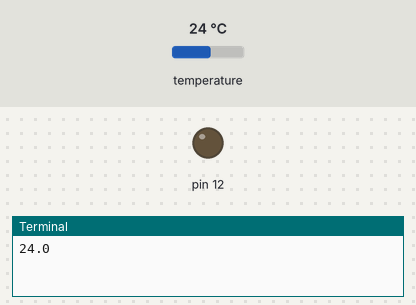
Bench run of a program on a simulated Raspberry Pi (header pin numbers). Parts: output pins drawn as LEDs (lit = HIGH), the last lines printed to the terminal. Inputs (shaded band) come from the test bench; at power-on: temperature 24 °C. Files the program writes start out absent.

Above: at 1.2 s.
1.3 s: temperature set to 24.6 °C
3.4 s: temperature set to 25.9 °C
At 7.1 s:
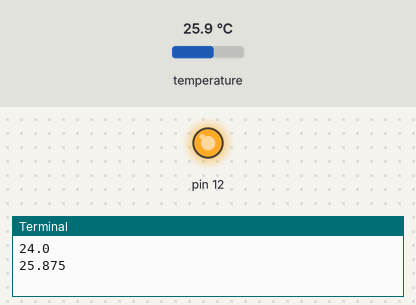
7.5 s: temperature set to 12 °C
At 11.4 s:
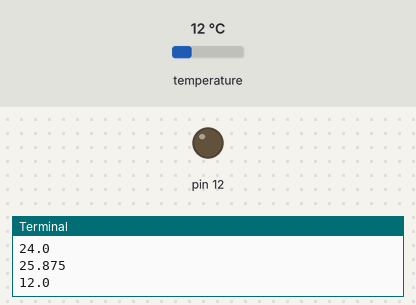
11.6 s: temperature set to 28 °C
At 14.6 s:
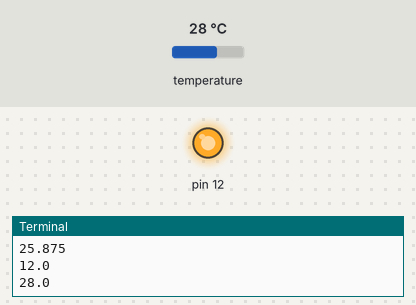
Timing chart, 0 to 16.1 s (numbered marks = the images above; inputs shaded):
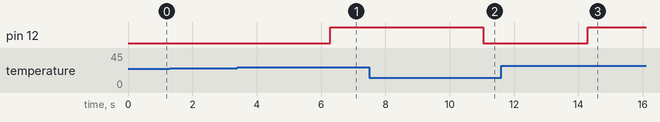

Measured:
- the behaviour switches between 25 and 25.1 °C on temperature (found by bisection; images 0 and 1)
- after the input at 1.3 s, every drawn part: stays the same
- after the input at 3.4 s, pin 12: LOW → HIGH after 2.9 s
- after the input at 7.5 s, pin 12: HIGH → LOW after 3.5 s
- after the input at 11.6 s, pin 12: LOW → HIGH after 2.7 s

The program:

temp.py
```python
import os
import glob
import time
import RPi.GPIO as GPIO

GPIO.setmode(GPIO.BOARD)
GPIO.setwarnings(False)
GPIO.setup(12,GPIO.OUT)

os.system('modprobe w1-gpio')
os.system('modprobe w1-therm')

temp_log = open("temp_log.txt", "w")

#base_dir = 'sys/bus/w1/devices/'
#device_folder = base_dir + '28-000008863ad1'
device_file = '/sys/bus/w1/devices/28-000008863ad1/w1_slave'

def read_temp_raw():
	f = open(device_file, 'r')
	lines = f.readlines()
	f.close()
	return lines

def read_temp():
	lines = read_temp_raw()
	while lines[0].strip()[-3:] != 'YES':
		time.sleep(0.2)
		lines = read_temp_raw()
	equals_pos = lines[1].find('t=')
	if equals_pos != -1:
		temp_string = lines[1][equals_pos+2:]
		temp_c = float(temp_string) / 1000.0
		return temp_c

while True:
	print(read_temp())
	temp_log.writelines(str(read_temp()) + "\r\n")
	#temp_log.close()
	if read_temp() > 25:
		GPIO.output(12,GPIO.HIGH)
	if read_temp() < 25:
		GPIO.output(12,GPIO.LOW)
	time.sleep(1)
```
